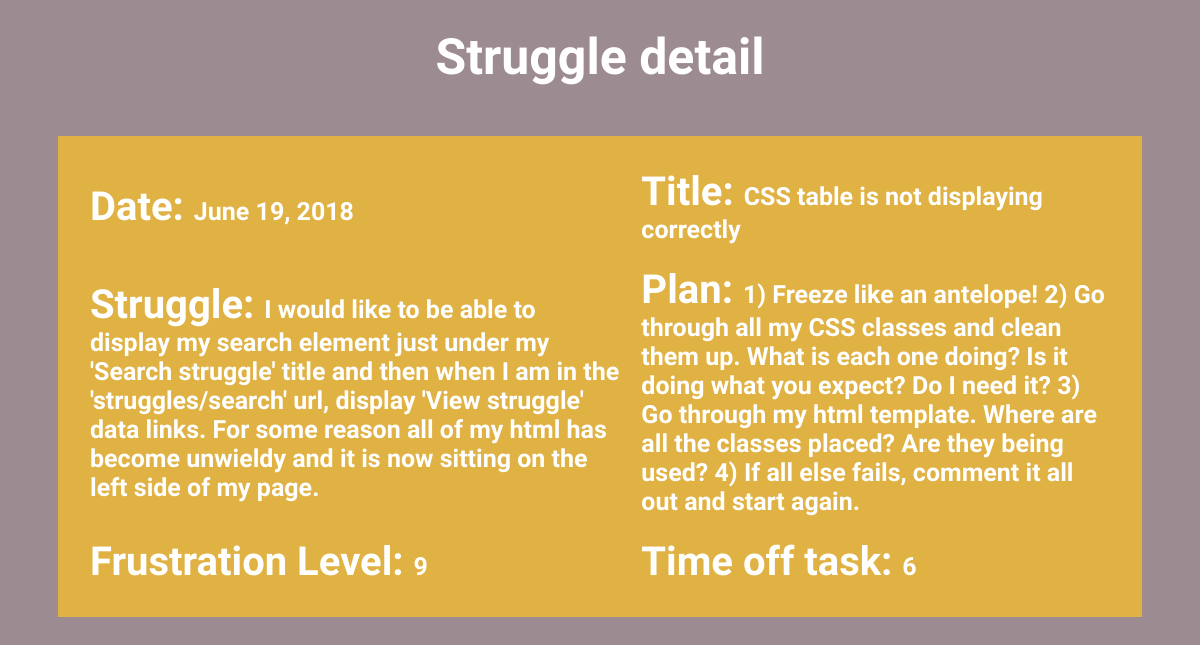
The page /52/ on the database its author committed.
### struggle_input/models.py (models this page shows, shortened)
class StruggleData(models.Model):
	title = models.CharField(max_length=40)
	date = models.DateField(default=date.today)
	struggle = models.TextField()
	plan = models.TextField(verbose_name ='plan of action')
	frustration_level = models.IntegerField(verbose_name="frustration level (Rate 0 to 10)")
	time_off_task = models.IntegerField(verbose_name="time off task (Rate 0 to 10)")
	code_screen_shot = models.FileField(blank=True, null=True)
	class Meta:
		ordering = ["-date", "title"]

### struggle_input/views.py (the view)
# urls.py: path('<pk>/', DetailStruggleView.as_view(), name='struggle-detail'),
class DetailStruggleView(DetailView):
    model = StruggleData
    template_name = 'struggle_input/struggle-detail.html'
    def get_context_data(self, **kwargs):
        context = super().get_context_data(**kwargs)
        context['now'] = timezone.now()
        return context

### struggle_input/templates/struggle_input/struggle-detail.html (shortened to what this page needs)
{% load staticfiles %}
<html lang="en">
<head>
    <link rel="stylesheet" href="{% static 'css/struggle.css' %}">
</head>
<body>
	<h1 class="main-headings">Struggle detail</h1>
	<div class="struggle-details-page">
		<table>
			<tr>
				<td><h2>Date: </h2><p>{{ object.date }}</p></td>
				<td><h2>Title: </h2><p>{{ object.title }}</p></td>
			</tr>
			<tr>
				<td><h2>Struggle: </h2><p>{{ object.struggle }}</p></td>
				<td><h2>Plan: </h2><p>{{ object.plan }}</p>
				</td>
			</tr>
			<tr>
				<td><h2>Frustration Level: </h2><p>{{ object.frustration_level }}</p></td>
				<td><h2>Time off task: </h2><p>{{ object.time_off_task }}</p></td>
			</tr>
		</table>
	</div>
</body>
</html>

### struggle_input/static/css/struggle.css (style rules this page uses)
body { background-color: #9C8B91; font-family: 'Nanum Gothic', sans-serif; }
p { color: #d2effd; display: inline; font-size: 20px; font-weight: bold; width: 400px; padding-bottom: 15px; }
h1 { color: white; font-size: 50px; }
h2 { font-size: 40px; display: inline; padding-bottom: 20px; color: white; }
.main-headings { text-align: center; padding-top: 20px; }
.struggle-details-page p { color: white; font-size: 25px; }
.struggle-details-page { background-color: #E0B143; margin: 50px; }
.struggle-details-page td { padding: 10px; }
.struggle-details-page { padding: 20px; }

### rows shown on the page
StruggleData: date "June 19, 2018", title "CSS table is not displaying correctly", struggle "I would like to be able to display my search element just under my 'Search struggle' title and then when I am in the 'struggles/search' url, display 'View struggle' data links. For some reason all of my html has become unwieldy and it is now sitting on the left side of my page.", plan "1) Freeze like an antelope! 2) Go through all my CSS classes and clean them up. What is each one doing? Is it doing what you expect? Do I need it? 3) Go through my html template. Where are all the classes placed? Are they being used? 4) If all else fails, comment it all out and start again.", frustration_level "9", time_off_task "6"
